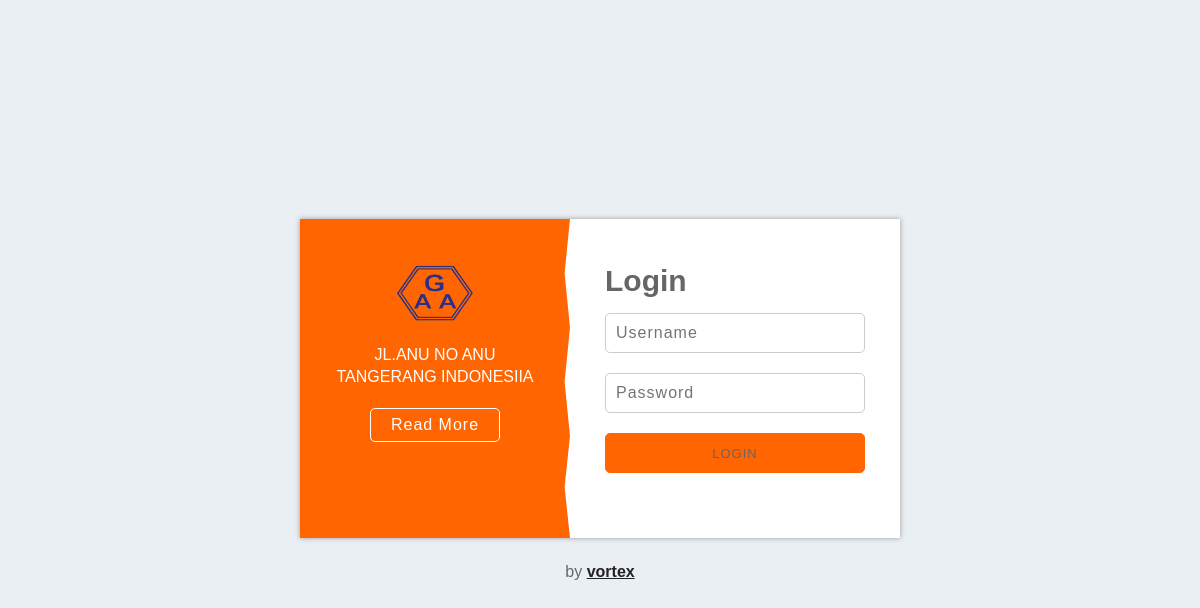
Screenshot of /index.php/auth with the database file from the repository.
### tables this page shows
CREATE TABLE `set_app` (
  `id` int NOT NULL,
  `app_name` varchar(100) NOT NULL,
  `title` varchar(190) NOT NULL,
  `deskripsi` varchar(190) NOT NULL,
  `email` varchar(100) NOT NULL,
  `telpon` varchar(20) NOT NULL,
  `logo` varchar(100) NOT NULL,
  `addres` varchar(100) NOT NULL,
  `keyword` varchar(225) NOT NULL,
  `map` text NOT NULL,
  `favicon` varchar(160) NOT NULL
);

### application/controllers/Auth.php (called while the page is built, shortened)
<?php
class Auth extends CI_Controller
{
    private $max_attempts = 3;
    private $lockout_time = 900;
    public function __construct()
    {
        $this->load->model('auth_m', 'models');
        $this->load->library('form_validation');
        $this->load->library('session');
    }
    public function index()
    {
        if ($this->session->userdata('username')) {
            redirect('app-admin/dashboard');
        } else {
            $ip_address = $this->input->ip_address();
            $limit_time = date('Y-m-d H:i:s', time() - $this->lockout_time);
            $attempts = $this->models->get_login_attemptsl($ip_address, $limit_time);
            if ($attempts >= $this->max_attempts) {
                $sess = 1;
            } else {
                $sess = 0;
            }
            $data['sess'] = $sess;
            $data['seo_title'] = 'Login |' . app('title');
            $this->load->view('pages/private/login/index', $data);
        }
    }
}

### index.php (called while the page is built, shortened)
<?php
require_once BASEPATH.'core/CodeIgniter.php';

### application/helpers/app_helper.php (called while the page is built, shortened)
<?php
function app($x)
{
    $ci = get_instance();
    $q = $ci->db->get_where('set_app', ['id' => 1])->row_array();
    if ($x == 'telpon') {
        $r = $q['telpon'];
    } elseif (($x == 'email')) {
        $r = $q['email'];
    } elseif (($x == 'app_name')) {
        $r = $q['app_name'];
    } elseif (($x == 'logo')) {
        $r = $q['logo'];
    } elseif (($x == 'addres')) {
        $r = $q['addres'];
    } elseif (($x == 'app_name')) {
        $r = $q['app_name'];
    } elseif (($x == 'deskripsi')) {
        $r = $q['deskripsi'];
    } elseif (($x == 'keyword')) {
        $r = $q['keyword'];
    } elseif (($x == 'title')) {
        $r = $q['title'];
    } elseif (($x == 'map')) {
        $r = $q['map'];
    } elseif (($x == 'favicon')) {
        $r = $q['favicon'];
    }
    return $r;
}

### application/models/Auth_m.php (called while the page is built, shortened)
<?php
class Auth_m extends CI_Model
{
    public function get_login_attemptsl($ip_address, $limit_time)
    {
        $sql = "SELECT COUNT(*) AS attempts FROM login_attempts WHERE  ip_address = ?  AND attempt_time > ?";
        $query = $this->db->query($sql, array($ip_address, $limit_time));
        return $query->row()->attempts;
    }
}

### application/views/pages/private/login/index.php (the view, shortened to what this page needs)
<!DOCTYPE html>
<html lang="en">
<head>
    <link href="<?= base_url('assets/auth/') ?>css/style.css" rel="stylesheet">
    <link rel="stylesheet" type="text/css"
        href="https://cdnjs.cloudflare.com/ajax/libs/toastr.js/latest/css/toastr.min.css">
</head>
<body>
    <div class="wrapper login-3">
        <div class="container">
            <div class="col-left">
                <div class="login-text">
                    <h2><img style="width: 80px;"
                            src="<?= htmlentities(base_url('assets/public/img/') . app('logo'), ENT_QUOTES)   ?>"
                            alt="Logo"></h2>
                    <p>
                        <?= htmlentities(app('addres')) ?>
                    </p>
                    <a target="_blank" class="btn" href="<?= htmlentities(app('map'), ENT_QUOTES) ?>">Read More</a>
                </div>
            </div>
            <div class="col-right">
                <div class="login-form">
                    <h2>Login</h2>
                    <form id="form">
                        <p>
                            <input <?php if ($sess == 1) {
                                       echo 'disabled';
                                   } ?> type="text" name="username"
                                value="<?= htmlentities(set_value('name'), ENT_QUOTES) ?>" placeholder="Username"
                                required>
                        </p>
                        <p>
                            <input <?php if ($sess == 1) {
                                       echo 'disabled';
                                   } ?> type="password" name="password"
                                value="<?= htmlentities(set_value('name'), ENT_QUOTES) ?>" placeholder="Password"
                                required>
                        </p>
                        <p>
                            <button class="bg" <?php if ($sess == 1) {
                                                   echo 'disabled';
                                               } ?> id="login" type="submit">
                                Login
                            </button>
                        </p>
                    </form>
                </div>
            </div>
        </div>
        <div class="credit">
            by <a href="https://vortex.com">vortex</a>
        </div>
    </div>
</body>
</html>

### assets/auth/css/style.css (style rules this page uses)
*, *::before, *::after { box-sizing: border-box; }
body { margin: 0; font-family: Arial, Helvetica, sans-serif; font-size: 16px; font-weight: 400; color: #666666; background: #eaeff4; }
.wrapper { margin: 0 auto; width: 100%; max-width: 1140px; min-height: 100vh; display: flex; align-items: center; justify-content: center; flex-direction: column; }
.container { position: relative; width: 100%; max-width: 600px; height: auto; display: flex; background: #ffffff; box-shadow: 0 0 5px #999999; }
div.credit { position: relative; margin: 25px auto 0 auto; width: 100%; text-align: center; color: #666666; font-size: 16px; font-weight: 400; }
div.credit a { color: #222222; font-size: 16px; font-weight: 600; }
.login-3 .col-left, .login-3 .col-right { width: 55%; padding: 45px 35px; display: flex; }
.login-3 .col-left { width: 45%; background: #FF6500; -webkit-clip-path: polygon(98% 17%, 100% 34%, 98% 51%, 100% 68%, 98% 84%, 100% 100%, 0 100%, 0 0, 100% 0); clip-path: polygon(98% 17%, 100% 34%, 98% 51%, 100% 68%, 98% 84%, 100% 100%, 0 100%, 0 0, 100% 0); }
.login-3 .login-text { position: relative; width: 100%; color: #ffffff; text-align: center; }
.login-3 h2 { margin: 0 0 15px 0; font-size: 30px; font-weight: 700; }
.login-3 h2 img { width: 120px; }
.login-3 p { margin: 0 0 20px 0; font-size: 16px; font-weight: 500; line-height: 22px; }
.login-3 .btn { display: inline-block; padding: 7px 20px; font-size: 16px; letter-spacing: 1px; text-decoration: none; border-radius: 5px; color: #ffffff; outline: none; border: 1px solid #ffffff; transition: .3s; -webkit-transition: .3s; }
.login-3 .login-form { position: relative; width: 100%; color: #666666; }
.login-3 .login-form input { display: block; width: 100%; height: 40px; padding: 0 10px; font-size: 16px; letter-spacing: 1px; outline: none; border: 1px solid #cccccc; border-radius: 5px; }

### rows the page displays
set_app: logo (picture), addres "JL.ANU NO ANU TANGERANG INDONESIIA"
